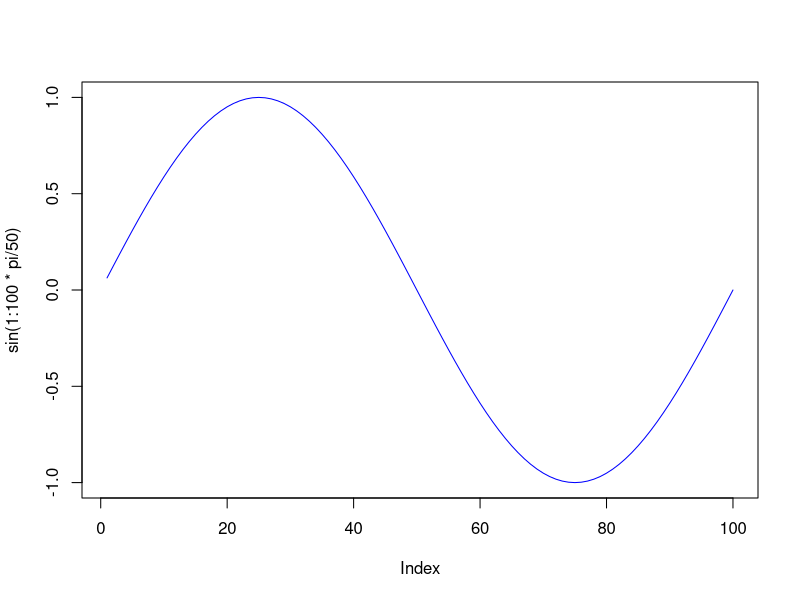

Reproduce this figure in R.
## ---- chunk 1
1 + 1

plot(sin(1:100*pi/50), type='l', col='blue')
